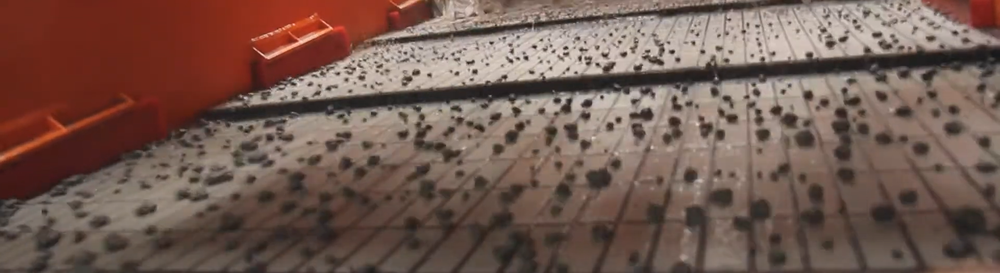
#> input picture ss2.png, 1000 x 273 px, shrunk from 1919 x 523 before the run
$ python 1.py
#> lines starting #> are read from the running program, lines starting #| are printed output that depends on the picture; after the words box and inside, x2 and y2 are one past the last pixel; in counts of white or black regions, pixels touching at a corner belong together
import cv2
import numpy as np

#membaca gambar
image = cv2.imread('ss2.png')
#> image is the input picture: shape (273, 1000, 3); mean B, G, R 80.1, 89.6, 115.1

#mengubah gambar menjadi grayscale
gray = cv2.cvtColor(image, cv2.COLOR_BGR2GRAY)
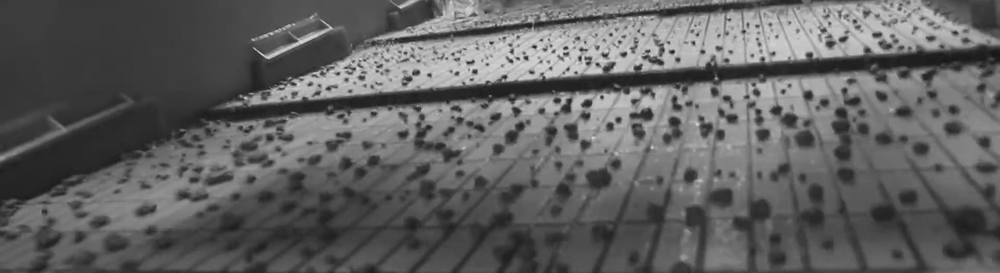
#> gray: shape (273, 1000); min 23, max 226, mean 96.1

#threshold
_, thresh = cv2.threshold(gray, 127, 255, cv2.THRESH_BINARY + cv2.THRESH_OTSU)
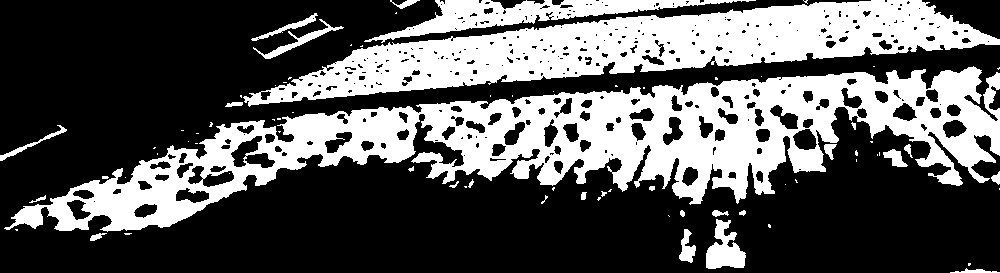
#> thresh: shape (273, 1000); 35.4% white; 76 white regions (49 under 20 px)

#menghitung total pixel
total_pixels = thresh.size
#> total_pixels = 273000
white_pixels = cv2.countNonZero(thresh)
#> white_pixels = 96606

#hitung peresentase luas batu
percentage_area = (white_pixels / total_pixels) * 100
#> percentage_area = 35.39

#menemukan kontur dalam gambar
contours, _ = cv2.findContours(thresh, cv2.RETR_EXTERNAL, cv2.CHAIN_APPROX_SIMPLE)
#> contours = 75 contours, 56 with area under 20; largest, box (x1, y1, x2, y2) and area: (4, 66, 1000, 232) 63794, (243, 0, 1000, 107) 32994, (364, 0, 756, 43) 4819, (706, 219, 746, 269) 1047, (253, 19, 344, 59) 429

#hitung jumlah batu
number_of_stones = len(contours)
#> number_of_stones = 75

#gambarkan kontur pada gambar asli
for contour in contours:
    cv2.drawContours(image, [contour], -1, (0, 255, 0), 2)
#> this loop made 75 passes
#> contour on passes 6, 9, 19, 22, 23, 27, 31, 32, 33, 34, 37, 40: [[15, 229], [16, 230], [17, 230], [17, 229]], [[668, 215], [669, 216]], [[999, 188], [999, 189]], [[464, 186], [465, 187], [466, 187], [466, 186]], [[785, 184]], [[125, 177]], [[856, 159], [856, 161]], [[877, 154], [877, 155]], [[157, 153], [157, 154]], [[879, 152], [879, 155]], [[154, 147], [153, 148], [154, 148], [155, 147]], [[195, 143], [197, 143]]
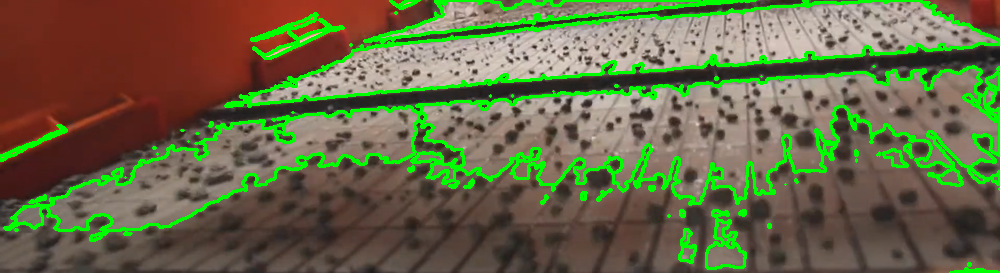
#> image: shape (273, 1000, 3); 10.48% of pixels changed, all inside (x1, y1, x2, y2) = (0, 0, 1000, 273)

#tampilkan informasi pada gambar
info_text = f'Jumlah Batu: {number_of_stones}, Luas Batu: {percentage_area:.2f}%'
#> info_text = 'Jumlah Batu: 75, Luas Batu: 35.39%'
cv2.putText(image, info_text, (10, 30), cv2.FONT_HERSHEY_SIMPLEX, 0.7, (255, 255, 255), 2)
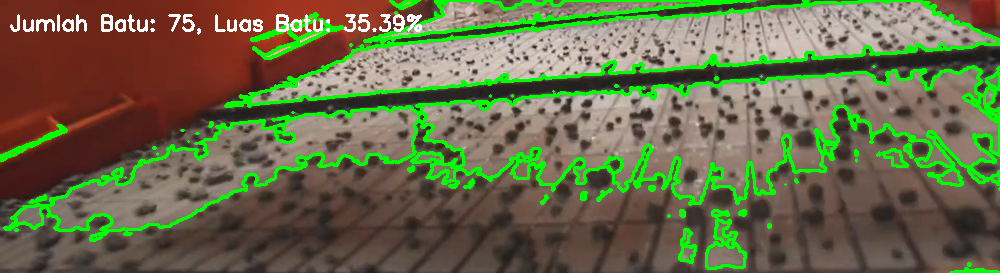
#> image: shape (273, 1000, 3); 0.97% of pixels changed, all inside (x1, y1, x2, y2) = (10, 14, 422, 35)

#menampilkan hasil
print(f'Jumlah Batu: {number_of_stones}')
#| Jumlah Batu: 75
print (f'Luas batu adalah: {percentage_area:.2f}%')
#| Luas batu adalah: 35.39%

#menampilkan gambar asli dan gambar hasil thresholding
cv2.imshow('Gambar Asli dengan Kontur', image)
cv2.imshow('Gambar Threshold', thresh)
cv2.waitKey(0)
cv2.destroyAllWindows()

$ run again, with ss1.png copied over ss2.png
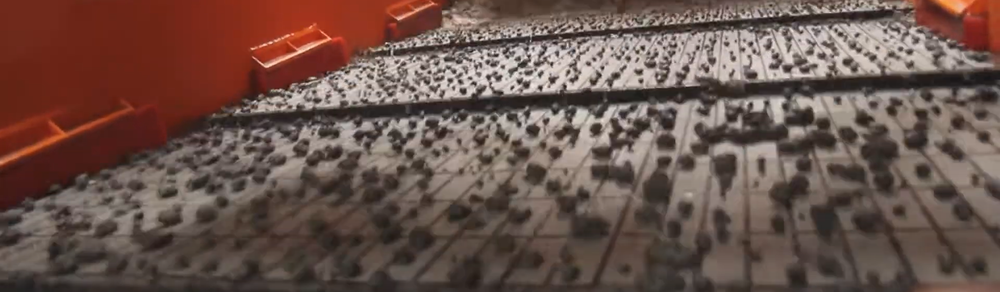
#> input picture ss1.png, 1000 x 292 px, shrunk from 1919 x 561 before the run
#> image is the input picture: shape (292, 1000, 3); mean B, G, R 75.4, 83.3, 106.8
#> `_, thresh = cv2.threshold(gray, 127, 255, cv2.THRESH_BINARY + cv2.THRE..`:
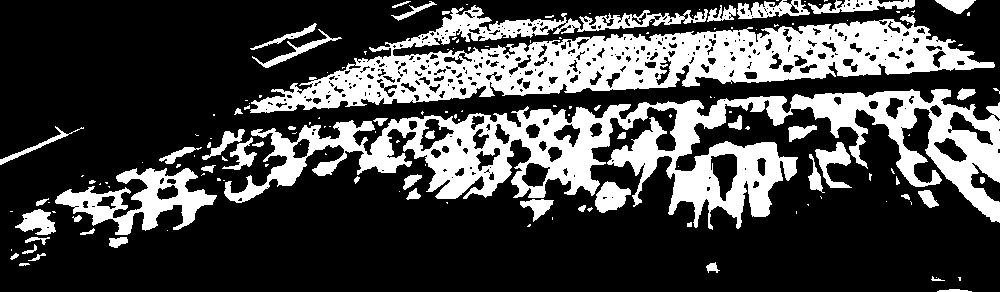
#> thresh: shape (292, 1000); 27.8% white; 151 white regions (97 under 20 px)
#> white_pixels = 81180
#> percentage_area = 27.8
#> contours = 149 contours, 105 with area under 20; largest, box (x1, y1, x2, y2) and area: (224, 89, 1000, 230) 38197, (250, 5, 995, 113) 34977, (55, 168, 217, 235) 4428, (737, 0, 810, 19) 781, (808, 0, 915, 14) 708
#> number_of_stones = 149
#> the loop `for contour in contours:` made 149 passes
#> contour on passes 3, 9, 13, 17, 19, 20, 21, 25: [[936, 277]], [[11, 249], [11, 250]], [[167, 230]], [[552, 217], [552, 219]], [[796, 211], [796, 213]], [[52, 211], [53, 212], [55, 212], [54, 211]], [[10, 211], [12, 211]], [[807, 204], [808, 205], [808, 204]]
#> info_text = 'Jumlah Batu: 149, Luas Batu: 27.80%'
#> `cv2.putText(image, info_text, (10, 30), cv2.FONT_HERSHEY_SIMPLEX, 0.7,..`:
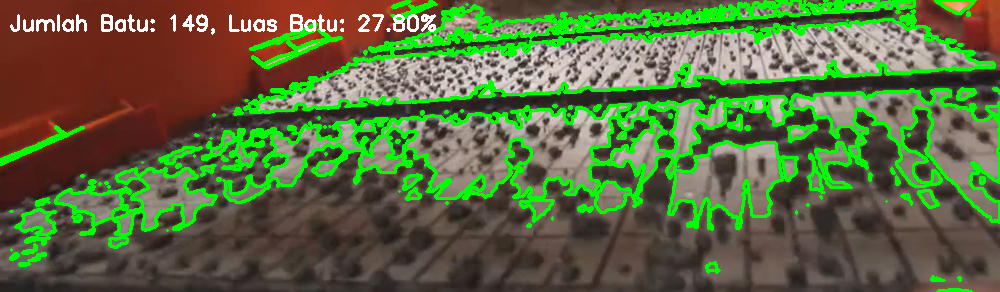
#> image: shape (292, 1000, 3); mean B, G, R 62.3, 106.2, 89.2
#| Jumlah Batu: 149
#| Luas batu adalah: 27.80%

$ run again, with ss3.png copied over ss2.png
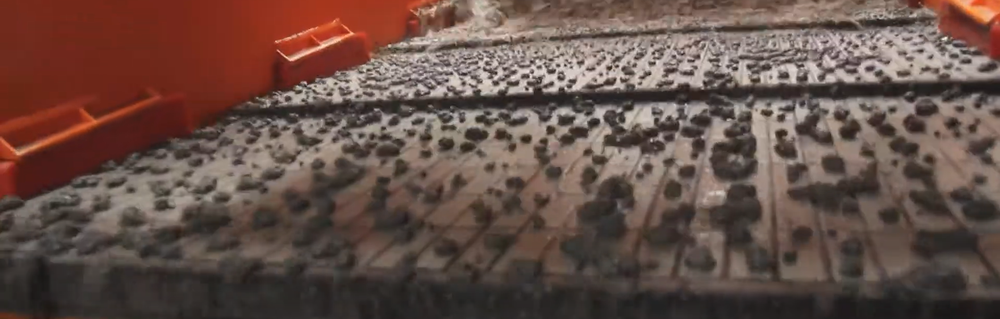
#> input picture ss3.png, 1000 x 319 px, shrunk from 1919 x 612 before the run
#> image is the input picture: shape (319, 1000, 3); mean B, G, R 71.3, 79, 102
#> `_, thresh = cv2.threshold(gray, 127, 255, cv2.THRESH_BINARY + cv2.THRE..`:
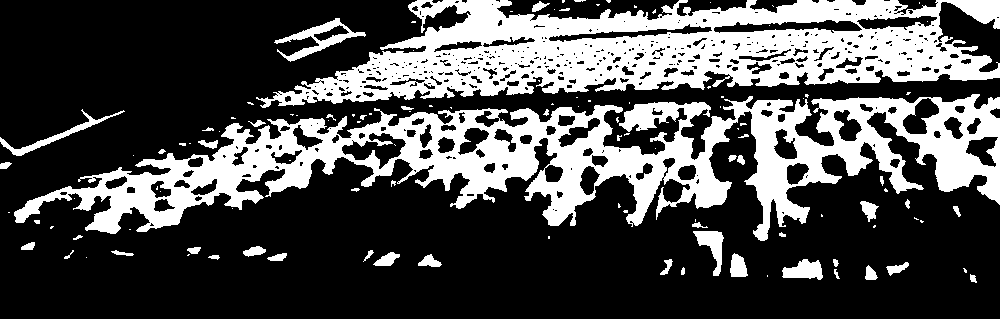
#> thresh: shape (319, 1000); 30.3% white; 118 white regions (70 under 20 px)
#> white_pixels = 96738
#> percentage_area = 30.33
#> contours = 112 contours, 80 with area under 20; largest, box (x1, y1, x2, y2) and area: (14, 94, 1000, 241) 56998, (256, 0, 1000, 108) 46164, (274, 18, 366, 62) 1166, (0, 109, 125, 156) 570, (693, 231, 724, 276) 544
#> number_of_stones = 112
#> the loop `for contour in contours:` made 112 passes
#> contour on passes 1, 11, 14, 24, 28, 34, 36, 37: [[767, 275], [767, 276]], [[86, 257]], [[188, 254], [187, 255], [188, 255], [189, 254]], [[548, 236], [548, 238], [549, 238], [549, 236]], [[129, 229], [130, 229]], [[695, 219], [695, 221]], [[821, 214], [821, 216], [822, 216], [822, 215]], [[8, 212], [9, 212]]
#> info_text = 'Jumlah Batu: 112, Luas Batu: 30.33%'
#> `cv2.putText(image, info_text, (10, 30), cv2.FONT_HERSHEY_SIMPLEX, 0.7,..`:
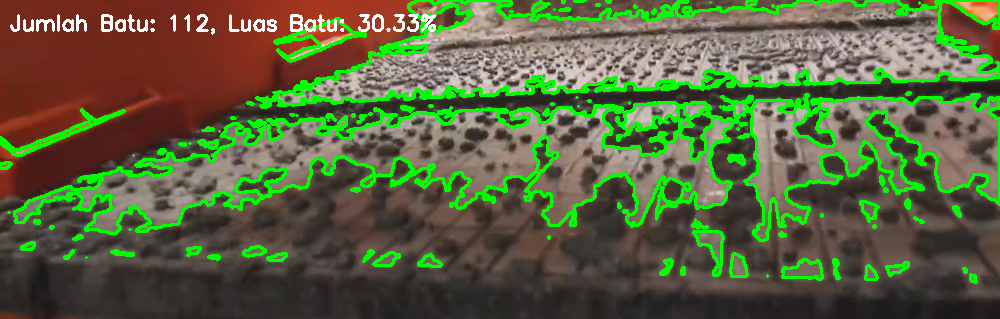
#> image: shape (319, 1000, 3); mean B, G, R 62.4, 98.4, 88.8
#| Jumlah Batu: 112
#| Luas batu adalah: 30.33%
